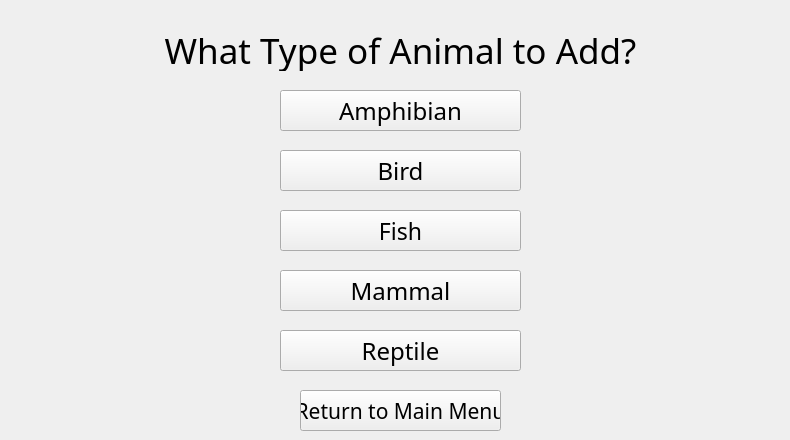
    <widget class="QWidget" name="addPets">
     <widget class="QLabel" name="label_5">
      <property name="geometry">
       <rect>
        <x>20</x>
        <y>30</y>
        <width>761</width>
        <height>41</height>
       </rect>
      </property>
      <property name="font">
       <font>
        <family>Modern No. 20</family>
        <pointsize>26</pointsize>
        <bold>false</bold>
       </font>
      </property>
      <property name="text">
       <string>What Type of Animal to Add?</string>
      </property>
      <property name="alignment">
       <set>Qt::AlignCenter</set>
      </property>
     </widget>
     <widget class="QPushButton" name="addAmphBtn">
      <property name="geometry">
       <rect>
        <x>280</x>
        <y>90</y>
        <width>241</width>
        <height>41</height>
       </rect>
      </property>
      <property name="font">
       <font>
        <family>Modern No. 20</family>
        <pointsize>18</pointsize>
       </font>
      </property>
      <property name="text">
       <string>Amphibian</string>
      </property>
     </widget>
     <widget class="QPushButton" name="addBirdBtn">
      <property name="geometry">
       <rect>
        <x>280</x>
        <y>150</y>
        <width>241</width>
        <height>41</height>
       </rect>
      </property>
      <property name="font">
       <font>
        <family>Modern No. 20</family>
        <pointsize>18</pointsize>
       </font>
      </property>
      <property name="text">
       <string>Bird</string>
      </property>
     </widget>
     <widget class="QPushButton" name="addFishBtn">
      <property name="geometry">
       <rect>
        <x>280</x>
        <y>210</y>
        <width>241</width>
        <height>41</height>
       </rect>
      </property>
      <property name="font">
       <font>
        <family>Modern No. 20</family>
        <pointsize>17</pointsize>
       </font>
      </property>
      <property name="text">
       <string>Fish</string>
      </property>
     </widget>
     <widget class="QPushButton" name="addMammalBtn">
      <property name="geometry">
       <rect>
        <x>280</x>
        <y>270</y>
        <width>241</width>
        <height>41</height>
       </rect>
      </property>
      <property name="font">
       <font>
        <family>Modern No. 20</family>
        <pointsize>18</pointsize>
       </font>
      </property>
      <property name="text">
       <string>Mammal</string>
      </property>
     </widget>
     <widget class="QPushButton" name="addReptileBtn">
      <property name="geometry">
       <rect>
        <x>280</x>
        <y>330</y>
        <width>241</width>
        <height>41</height>
       </rect>
      </property>
      <property name="font">
       <font>
        <family>Modern No. 20</family>
        <pointsize>18</pointsize>
       </font>
      </property>
      <property name="text">
       <string>Reptile</string>
      </property>
     </widget>
     <widget class="QPushButton" name="addReturnBtn">
      <property name="geometry">
       <rect>
        <x>300</x>
        <y>390</y>
        <width>201</width>
        <height>41</height>
       </rect>
      </property>
      <property name="font">
       <font>
        <family>Modern No. 20</family>
        <pointsize>16</pointsize>
       </font>
      </property>
      <property name="text">
       <string>Return to Main Menu</string>
      </property>
     </widget>
    </widget>
